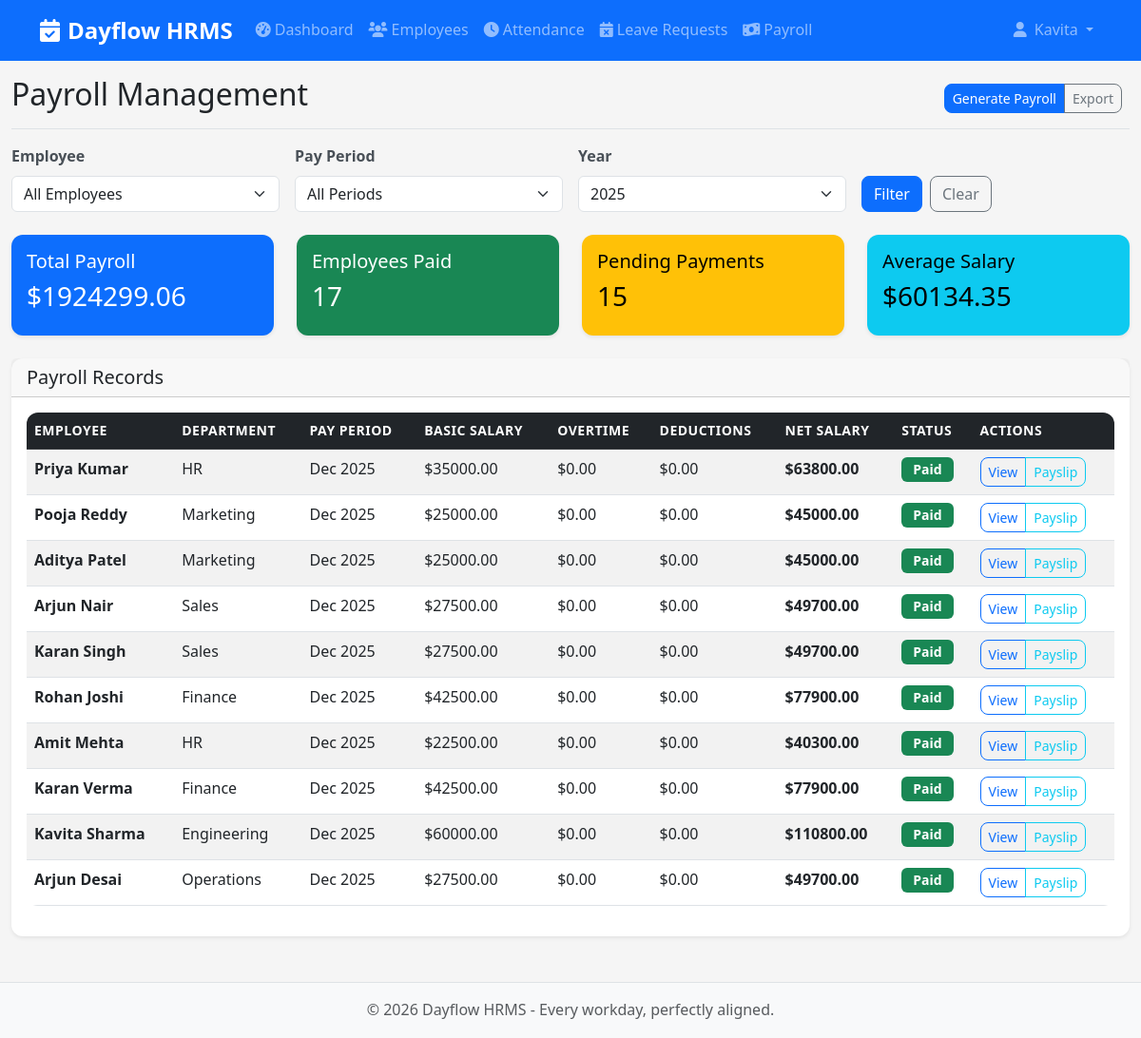
The app's page /admin/payroll (signed in) with its own data.
### dayflow-hrms/app/models.py (models this page shows, shortened)
class Employee(db.Model):
    __tablename__ = 'employees'
    id = db.Column(db.Integer, primary_key=True)
    user_id = db.Column(db.Integer, db.ForeignKey('users.id'), nullable=False)
    first_name = db.Column(db.String(50), nullable=False)
    last_name = db.Column(db.String(50), nullable=False)
    phone = db.Column(db.String(20))
    personal_email = db.Column(db.String(120))
    address = db.Column(db.Text)
    date_of_birth = db.Column(db.Date)
    hire_date = db.Column(db.Date, default=date.today)
    department = db.Column(db.String(100))
    position = db.Column(db.String(100))
    gender = db.Column(db.String(10))  # Male, Female, Other
    marital_status = db.Column(db.String(20))  # Single, Married, Divorced, Widowed
    nationality = db.Column(db.String(50), default='Indian')
    pan_no = db.Column(db.String(20))
    uan_no = db.Column(db.String(20))
    bank_name = db.Column(db.String(100))
    account_number = db.Column(db.String(50))
    ifsc_code = db.Column(db.String(20))
    skills = db.Column(db.Text)  # JSON or comma-separated
    certifications = db.Column(db.Text)  # JSON or comma-separated
    interests = db.Column(db.Text)
    resume = db.Column(db.String(200))  # File path for resume
    manager_id = db.Column(db.Integer, db.ForeignKey('employees.id'))
    manager = db.relationship('Employee', remote_side=[id], backref='subordinates')
    monthly_wage = db.Column(db.Numeric(10, 2))  # Total monthly wage
    salary = db.Column(db.Numeric(10, 2))  # Kept for backward compatibility
    working_hours_per_day = db.Column(db.Float, default=8.0)
    working_days_per_week = db.Column(db.Integer, default=5)
    emergency_contact_name = db.Column(db.String(100))
    emergency_contact_phone = db.Column(db.String(20))
    emergency_contact_relationship = db.Column(db.String(50))
    profile_picture = db.Column(db.String(200))
    created_at = db.Column(db.DateTime, default=datetime.utcnow)
    updated_at = db.Column(db.DateTime, default=datetime.utcnow, onupdate=datetime.utcnow)
    attendance_records = db.relationship('Attendance', backref='employee', lazy=True, cascade='all, delete-orphan')
    leave_requests = db.relationship('LeaveRequest', backref='employee', lazy=True, cascade='all, delete-orphan')
    payroll_records = db.relationship('Payroll', backref='employee', lazy=True, cascade='all, delete-orphan')
    salary_components = db.relationship('SalaryComponent', backref='employee', lazy=True, cascade='all, delete-orphan')
    leave_allocations = db.relationship('LeaveAllocation', backref='employee', lazy=True, cascade='all, delete-orphan')

class Payroll(db.Model):
    __tablename__ = 'payroll'
    id = db.Column(db.Integer, primary_key=True)
    employee_id = db.Column(db.Integer, db.ForeignKey('employees.id'), nullable=False)
    pay_period_start = db.Column(db.Date, nullable=False)
    pay_period_end = db.Column(db.Date, nullable=False)
    base_monthly_salary = db.Column(db.Numeric(10, 2), nullable=False)  # Original salary without changes
    basic_salary = db.Column(db.Numeric(10, 2), nullable=False)
    hra = db.Column(db.Numeric(10, 2), default=0.00)
    standard_allowance = db.Column(db.Numeric(10, 2), default=0.00)
    performance_bonus = db.Column(db.Numeric(10, 2), default=0.00)
    lta = db.Column(db.Numeric(10, 2), default=0.00)  # Leave Travel Allowance
    fixed_allowance = db.Column(db.Numeric(10, 2), default=0.00)
    allowances = db.Column(db.Numeric(10, 2), default=0.00)  # Total other allowances
    increment_amount = db.Column(db.Numeric(10, 2), default=0.00)  # Salary increment given
    increment_percentage = db.Column(db.Numeric(5, 2), default=0.00)  # Percentage of increment
    special_bonus = db.Column(db.Numeric(10, 2), default=0.00)  # Any special bonus
    festival_bonus = db.Column(db.Numeric(10, 2), default=0.00)  # Festival/Year-end bonus
    other_earnings = db.Column(db.Numeric(10, 2), default=0.00)  # Other earnings
    pf_deduction = db.Column(db.Numeric(10, 2), default=0.00)  # Provident Fund (12% of basic)
    professional_tax = db.Column(db.Numeric(10, 2), default=200.00)  # Fixed ₹200
    deductions = db.Column(db.Numeric(10, 2), default=0.00)  # Total other deductions
    tax_deductions = db.Column(db.Numeric(10, 2), default=0.00)
    unpaid_leave_deduction = db.Column(db.Numeric(10, 2), default=0.00)  # Amount deducted for unpaid leaves
    days_present = db.Column(db.Integer, default=0)
    total_working_days = db.Column(db.Integer, default=0)
    unpaid_leave_days = db.Column(db.Integer, default=0)
    paid_leave_days = db.Column(db.Integer, default=0)
    overtime_hours = db.Column(db.Float, default=0.0)
    overtime_rate = db.Column(db.Numeric(8, 2), default=0.00)
    gross_pay = db.Column(db.Numeric(10, 2))
    total_deductions = db.Column(db.Numeric(10, 2), default=0.00)  # Sum of all deductions
    net_pay = db.Column(db.Numeric(10, 2))
    payment_status = db.Column(db.String(20), default='pending')  # pending, processed, paid
    payment_date = db.Column(db.Date)
    created_at = db.Column(db.DateTime, default=datetime.utcnow)

### dayflow-hrms/app/routes/admin.py (the view)
    def decorated_function(*args, **kwargs):
        if not current_user.is_admin():
            flash('Access denied. Admin privileges required.', 'error')
            return redirect(url_for('main.employee_dashboard'))
        return f(*args, **kwargs)

### dayflow-hrms/app/templates/admin/payroll.html (shortened to what this page needs)
{% extends "base.html" %}
{% block content %}
<div class="container-fluid">
    <div class="d-flex justify-content-between flex-wrap flex-md-nowrap align-items-center pt-3 pb-2 mb-3 border-bottom">
        <h1 class="h2">Payroll Management</h1>
        <div class="btn-toolbar mb-2 mb-md-0">
            <div class="btn-group me-2">
                <button type="button" class="btn btn-sm btn-primary" data-bs-toggle="modal" data-bs-target="#generatePayrollModal">
                    Generate Payroll
                </button>
                <button type="button" class="btn btn-sm btn-outline-secondary">Export</button>
            </div>
        </div>
    </div>
    <div class="row mb-4">
        <div class="col-md-12">
            <form method="GET" class="row g-3">
                <div class="col-md-3">
                    <label for="employee_filter" class="form-label">Employee</label>
                    <select class="form-select" id="employee_filter" name="employee_id">
                        <option value="">All Employees</option>
                    </select>
                </div>
                <div class="col-md-3">
                    <label for="pay_period_filter" class="form-label">Pay Period</label>
                    <select class="form-select" id="pay_period_filter" name="pay_period">
                        <option value="">All Periods</option>
                    </select>
                </div>
                <div class="col-md-3">
                    <label for="year_filter" class="form-label">Year</label>
                    <select class="form-select" id="year_filter" name="year">
                        {% for year in years %}
                            <option value="{{ year }}"
                                {% if year == selected_year %}selected{% endif %}>
                                {{ year }}
                            </option>
                        {% endfor %}
                    </select>
                </div>
                <div class="col-md-3 d-flex align-items-end">
                    <button type="submit" class="btn btn-primary me-2">Filter</button>
                    <a href="{{ url_for('admin.payroll') }}" class="btn btn-outline-secondary">Clear</a>
                </div>
            </form>
        </div>
    </div>
    <div class="row mb-4">
        <div class="col-md-3">
            <div class="card text-bg-primary">
                <div class="card-body">
                    <h5 class="card-title">Total Payroll</h5>
                    <h3>${{ "%.2f"|format(total_payroll or 0) }}</h3>
                </div>
            </div>
        </div>
        <div class="col-md-3">
            <div class="card text-bg-success">
                <div class="card-body">
                    <h5 class="card-title">Employees Paid</h5>
                    <h3>{{ employees_paid or 0 }}</h3>
                </div>
            </div>
        </div>
        <div class="col-md-3">
            <div class="card text-bg-warning">
                <div class="card-body">
                    <h5 class="card-title">Pending Payments</h5>
                    <h3>{{ pending_payments or 0 }}</h3>
                </div>
            </div>
        </div>
        <div class="col-md-3">
            <div class="card text-bg-info">
                <div class="card-body">
                    <h5 class="card-title">Average Salary</h5>
                    <h3>${{ "%.2f"|format(average_salary or 0) }}</h3>
                </div>
            </div>
        </div>
    </div>
    <div class="card">
        <div class="card-header">
            <h5 class="mb-0">Payroll Records</h5>
        </div>
        <div class="card-body">
            {% if payroll_records %}
                <div class="table-responsive">
                    <table class="table table-striped table-hover">
                        <thead class="table-dark">
                            <tr>
                                <th>Employee</th>
                                <th>Department</th>
                                <th>Pay Period</th>
                                <th>Basic Salary</th>
                                <th>Overtime</th>
                                <th>Deductions</th>
                                <th>Net Salary</th>
                                <th>Status</th>
                                <th>Actions</th>
                            </tr>
                        </thead>
                        <tbody>
                            {% for payroll in payroll_records %}
                            <tr>
                                <td>
                                    <div class="d-flex align-items-center">
                                        <div>
                                            <strong>{{ payroll.employee.first_name }} {{ payroll.employee.last_name }}</strong><br>
                                        </div>
                                    </div>
                                </td>
                                <td>{{ payroll.employee.department or 'N/A' }}</td>
                                <td>{{ payroll.pay_period_start.strftime('%b %Y') if payroll.pay_period_start else 'N/A' }}</td>
                                <td>${{ "%.2f"|format(payroll.basic_salary) }}</td>
                                <td>${{ "%.2f"|format(payroll.overtime_pay or 0) }}</td>
                                <td>${{ "%.2f"|format(payroll.deductions or 0) }}</td>
                                <td>
                                    <strong>${{ "%.2f"|format(payroll.net_pay) }}</strong>
                                </td>
                                <td>
                                    {% if payroll.payment_status and payroll.payment_status.lower() == 'paid' %}
                                        <span class="badge bg-success">Paid</span>
                                    {% elif payroll.payment_status and payroll.payment_status.lower() == 'pending' %}
                                        <span class="badge bg-warning">Pending</span>
                                    {% else %}
                                        <span class="badge bg-secondary">Draft</span>
                                    {% endif %}
                                </td>
                                <td>
                                    <div class="btn-group" role="group">
                                        <button type="button" class="btn btn-sm btn-outline-primary"
                                                data-bs-toggle="modal" data-bs-target="#viewPayrollModal"
                                                onclick="viewPayroll({{ payroll.id }})">
                                            View
                                        </button>
                                        <button type="button" class="btn btn-sm btn-outline-info"
                                                onclick="generatePayslip({{ payroll.id }})">
                                            Payslip
                                        </button>
                                    </div>
                                </td>
                            </tr>
                            {% endfor %}
                        </tbody>
                    </table>
                </div>
            {% else %}
                <div class="text-center py-4">
                    <i class="fas fa-money-bill-wave fa-3x text-muted mb-3"></i>
                    <h5 class="text-muted">No payroll records found</h5>
                    <p class="text-muted">Generate payroll for employees or adjust your filters.</p>
                </div>
            {% endif %}
        </div>
    </div>
</div>
{% endblock %}

### dayflow-hrms/app/templates/base.html (shortened to what this page needs)
<!DOCTYPE html>
<html lang="en">
<head>
    <link href="https://cdn.jsdelivr.net/npm/bootstrap@5.3.0/dist/css/bootstrap.min.css" rel="stylesheet">
    <link href="https://cdnjs.cloudflare.com/ajax/libs/font-awesome/6.0.0/css/all.min.css" rel="stylesheet">
    <link href="{{ url_for('static', filename='css/style.css') }}" rel="stylesheet">
</head>
<body>
    {% if current_user.is_authenticated %}
    <nav class="navbar navbar-expand-lg navbar-dark bg-primary">
        <div class="container">
            <a class="navbar-brand" href="{{ url_for('main.index') }}">
                <i class="fas fa-calendar-check me-2"></i>Dayflow HRMS
            </a>
            <div class="collapse navbar-collapse" id="navbarNav">
                <ul class="navbar-nav me-auto">
                    {% if current_user.is_admin() %}
                        <li class="nav-item">
                            <a class="nav-link" href="{{ url_for('main.admin_dashboard') }}">
                                <i class="fas fa-tachometer-alt me-1"></i>Dashboard
                            </a>
                        </li>
                        <li class="nav-item">
                            <a class="nav-link" href="{{ url_for('admin.employees') }}">
                                <i class="fas fa-users me-1"></i>Employees
                            </a>
                        </li>
                        <li class="nav-item">
                            <a class="nav-link" href="{{ url_for('admin.attendance') }}">
                                <i class="fas fa-clock me-1"></i>Attendance
                            </a>
                        </li>
                        <li class="nav-item">
                            <a class="nav-link" href="{{ url_for('admin.leave_requests') }}">
                                <i class="fas fa-calendar-times me-1"></i>Leave Requests
                            </a>
                        </li>
                        <li class="nav-item">
                            <a class="nav-link" href="{{ url_for('admin.payroll') }}">
                                <i class="fas fa-money-bill-wave me-1"></i>Payroll
                            </a>
                        </li>
                    {% endif %}
                </ul>
                <ul class="navbar-nav">
                    <li class="nav-item dropdown">
                        <a class="nav-link dropdown-toggle" href="#" role="button" data-bs-toggle="dropdown">
                            <i class="fas fa-user me-1"></i>
                            {{ current_user.employee_profile.first_name if current_user.employee_profile else current_user.employee_id }}
                        </a>
                    </li>
                </ul>
            </div>
        </div>
    </nav>
    {% endif %}
    <main>
        {% block content %}{% endblock %}
    </main>
    {% if current_user.is_authenticated %}
    <footer class="bg-light text-center py-3 mt-5">
        <div class="container">
            <p class="text-muted mb-0">
                &copy; 2026 Dayflow HRMS - Every workday, perfectly aligned.
            </p>
        </div>
    </footer>
    {% endif %}
</body>
</html>

### records on screen
Employee: employee_profile "Kavita"
Payroll: employee.first_name "Priya", employee.last_name "Kumar", employee "HR", pay_period_start "Dec 2025", basic_salary "35000.00", overtime_pay "0.00", deductions "0.00", net_pay "63800.00", payment_status "Paid"
Payroll: employee.first_name "Pooja", employee.last_name "Reddy", employee "Marketing", pay_period_start "Dec 2025", basic_salary "25000.00", overtime_pay "0.00", deductions "0.00", net_pay "45000.00", payment_status "Paid"
Payroll: employee.first_name "Aditya", employee.last_name "Patel", employee "Marketing", pay_period_start "Dec 2025", basic_salary "25000.00", overtime_pay "0.00", deductions "0.00", net_pay "45000.00", payment_status "Paid"
Payroll: employee.first_name "Arjun", employee.last_name "Nair", employee "Sales", pay_period_start "Dec 2025", basic_salary "27500.00", overtime_pay "0.00", deductions "0.00", net_pay "49700.00", payment_status "Paid"
Payroll: employee.first_name "Karan", employee.last_name "Singh", employee "Sales", pay_period_start "Dec 2025", basic_salary "27500.00", overtime_pay "0.00", deductions "0.00", net_pay "49700.00", payment_status "Paid"
Payroll: employee.first_name "Rohan", employee.last_name "Joshi", employee "Finance", pay_period_start "Dec 2025", basic_salary "42500.00", overtime_pay "0.00", deductions "0.00", net_pay "77900.00", payment_status "Paid"
Payroll: employee.first_name "Amit", employee.last_name "Mehta", employee "HR", pay_period_start "Dec 2025", basic_salary "22500.00", overtime_pay "0.00", deductions "0.00", net_pay "40300.00", payment_status "Paid"
Payroll: employee.first_name "Karan", employee.last_name "Verma", employee "Finance", pay_period_start "Dec 2025", basic_salary "42500.00", overtime_pay "0.00", deductions "0.00", net_pay "77900.00", payment_status "Paid"
Payroll: employee.first_name "Kavita", employee.last_name "Sharma", employee "Engineering", pay_period_start "Dec 2025", basic_salary "60000.00", overtime_pay "0.00", deductions "0.00", net_pay "110800.00", payment_status "Paid"
Payroll: employee.first_name "Arjun", employee.last_name "Desai", employee "Operations", pay_period_start "Dec 2025", basic_salary "27500.00", overtime_pay "0.00", deductions "0.00", net_pay "49700.00", payment_status "Paid"

### other values on screen
{{ "%.2f"|format(total_payroll or 0) }} "1924299.06"
{{ employees_paid or 0 }} "17"
{{ pending_payments or 0 }} "15"
{{ "%.2f"|format(average_salary or 0) }} "60134.35"
form field year "2025"
